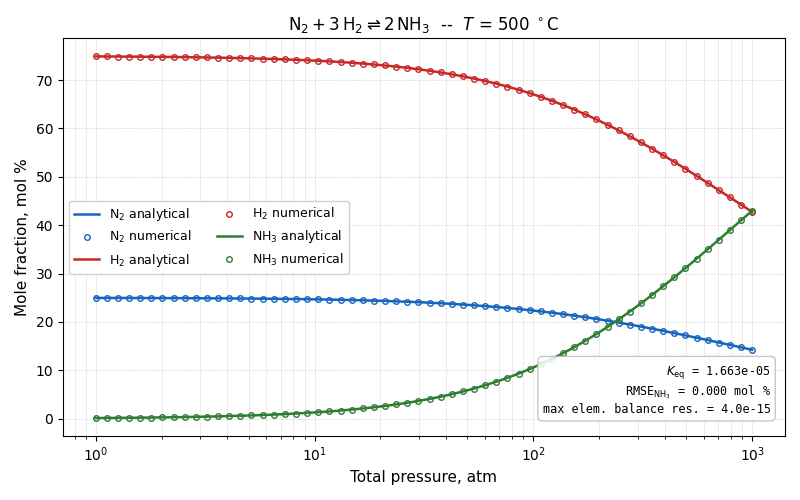

Write Python code to recreate this figure.
"""Ammonia Synthesis Equilibrium: Numerical Solution vs. Analytical Benchmark
==============================================================================

Reaction:   N2 + 3 H2  <=>  2 NH3     (ideal gas, stoichiometric feed)

This script demonstrates ``equilibrium_solver.calculate_equilibrium`` -- a
Gibbs-energy minimiser subject to linear element-balance constraints -- applied
to the ammonia synthesis equilibrium over a pressure range of 1-1000 atm at
T = 500 degC.

Correctness is verified by comparison with the exact closed-form solution
derived from the equilibrium-constant expression (see Analytical Solution
section below).

Thermodynamic data: standard Gibbs energies G(T) at 500 degC,
source: HSC Chemistry 9.0.
"""

import numpy as np
import matplotlib.pyplot as plt

from equilibrium_solver import calculate_equilibrium

# ---------------------------------------------------------------------------
# Physical constants and thermodynamic data
# ---------------------------------------------------------------------------

R = 8.314           # universal gas constant, J mol-1 K-1
T = 500.0 + 273.15  # temperature, K  (500 degC)

# Standard Gibbs energies G(T) at T = 500 degC, J mol-1  (HSC Chemistry 9.0)
G_N2  = -155_919.554
G_H2  = -108_636.545
G_NH3 = -205_546.813

# ---------------------------------------------------------------------------
# System definition
# ---------------------------------------------------------------------------

# Stoichiometric matrix A  (n_elements x n_species)
#   rows:    element N (row 0), element H (row 1)
#   columns: species N2 (col 0), H2 (col 1), NH3 (col 2)
#
#             N2    H2   NH3
A = np.array([[2.0, 0.0, 1.0],   # N atoms per molecule
              [0.0, 2.0, 3.0]])  # H atoms per molecule

phases = [1, 1, 1]   # all species belong to one gas phase (id = 1)

# Feed composition: 1 mol N2 + 3 mol H2  (stoichiometric 1:3 ratio)
n0 = np.array([1.0, 3.0, 0.0])   # initial molar amounts, mol
b  = A @ n0                       # element-balance RHS: [2.0, 6.0] mol

# Pressure sweep: 1-1000 atm, logarithmically spaced
P = np.logspace(0, 3, 60)   # atm

# ---------------------------------------------------------------------------
# Analytical solution
# ---------------------------------------------------------------------------

# Reaction stoichiometric vector nu (products positive, reactants negative):
#   N2  +  3 H2  ->  2 NH3   =>   nu = (-1, -3, +2)
nu    = np.array([-1.0, -3.0, +2.0])
G_vec = np.array([G_N2, G_H2, G_NH3])

delta_G = nu @ G_vec                      # standard Gibbs energy of reaction, J mol-1
K_eq    = np.exp(-delta_G / (R * T))      # thermodynamic equilibrium constant

# For stoichiometric feed (1 mol N2 : 3 mol H2), let xi be the extent of
# reaction (moles of N2 converted).  The exact Kp expression is:
#
#   K_eq = 16 xi^2 (2 - xi)^2 / [27 (1 - xi)^4 P^2]           ... (1)
#
# Substituting the ansatz  xi = 1 - 1/sqrt(1 + beta)  with
# beta = (P/4) sqrt(27 K_eq)  into (1) reduces the RHS to K_eq identically,
# confirming that the following is an exact closed-form solution of (1):
#
#   xi(P) = 1 - 1 / sqrt(1 + (P/4) sqrt(27 K_eq))             ... (exact)

xi = 1.0 - 1.0 / np.sqrt(1.0 + (P / 4.0) * np.sqrt(27.0 * K_eq))

# Equilibrium molar amounts from the extent of reaction, mol
n_analyt = np.array([
    1.0 - xi,          # N2:  n0(N2) - xi
    3.0 * (1.0 - xi),  # H2:  n0(H2) - 3 xi
    2.0 * xi,          # NH3: n0(NH3) + 2 xi
])   # shape (3, n_P)

y_analyt = n_analyt / n_analyt.sum(axis=0) * 100.0   # mole percent

# ---------------------------------------------------------------------------
# Numerical solution via equilibrium_solver
# ---------------------------------------------------------------------------

# calculate_equilibrium minimises the total Gibbs free energy
#   G_tot = sum_i n_i [ G_i/(RT) + ln(n_i / n_phase) + ln P ]
# subject to the linear element-balance constraints  A n = b,  n_i >= 0.
# It returns equilibrium molar amounts in the column order of the matrix A.

gibbs_energies = np.array([G_N2, G_H2, G_NH3])   # J mol-1

n_num = np.empty((3, len(P)))
for j, p in enumerate(P):
    n_eq = calculate_equilibrium(
        S=A.tolist(),
        phases=phases,
        elements=b.tolist(),
        GibbsEnergies=gibbs_energies,
        T=T,
        Pa=float(p),
    )
    n_num[:, j] = n_eq

y_num = n_num / n_num.sum(axis=0) * 100.0   # mole percent

# ---------------------------------------------------------------------------
# Verification
# ---------------------------------------------------------------------------

# Element-balance residual  ||A n - b||_inf / max(b)  at each pressure
elem_residuals = np.max(
    np.abs(A @ n_num - b[:, np.newaxis]) / np.abs(b).max(),
    axis=0,
)

# Deviation of numerical from analytical solution (mole percent)
diff    = y_num - y_analyt
rmse    = np.sqrt(np.mean(diff**2, axis=1))   # per species, mol %
max_dev = np.max(np.abs(diff), axis=1)         # per species, mol %

# ---------------------------------------------------------------------------
# Summary report
# ---------------------------------------------------------------------------

species = ["N2", "H2", "NH3"]

print()
print("=" * 64)
print("  Ammonia Synthesis Equilibrium")
print(f"  T = 500 degC (773.15 K),  P = 1-1000 atm,  feed: 1 N2 + 3 H2")
print("=" * 64)
print(f"  delta_G_rxn = {delta_G / 1e3:+.2f} kJ mol-1     K_eq(T) = {K_eq:.4e}")
print()

for label, j in [("P =    1 atm", 0), ("P = 1000 atm", -1)]:
    print(f"  {label}")
    print(f"  {'Species':<6}  {'Analytical, mol%':>18}  {'Numerical, mol%':>16}  {'|dev|, mol%':>12}")
    print("  " + "-" * 58)
    for i, sp in enumerate(species):
        ya = y_analyt[i, j]
        yn = y_num[i, j]
        print(f"  {sp:<6}  {ya:>18.3f}  {yn:>16.3f}  {abs(yn - ya):>12.4f}")
    print()

print("  Aggregate deviations over full pressure sweep")
print(f"  {'Species':<6}  {'RMSE, mol%':>12}  {'Max |dev|, mol%':>16}")
print("  " + "-" * 38)
for i, sp in enumerate(species):
    print(f"  {sp:<6}  {rmse[i]:>12.5f}  {max_dev[i]:>16.5f}")
print()
print(f"  Max element-balance residual:  {elem_residuals.max():.2e}  (relative)")
print("=" * 64)
print()

# ---------------------------------------------------------------------------
# Figure
# ---------------------------------------------------------------------------

COLORS = {"N2": "#1565C0", "H2": "#C62828", "NH3": "#2E7D32"}
LABELS = {
    "N2":  r"$\mathrm{N_2}$",
    "H2":  r"$\mathrm{H_2}$",
    "NH3": r"$\mathrm{NH_3}$",
}

fig, ax = plt.subplots(figsize=(8, 5))

for i, sp in enumerate(species):
    c = COLORS[sp]
    ax.plot(P, y_analyt[i], "-",  color=c, linewidth=1.8,
            label=f"{LABELS[sp]} analytical")
    ax.plot(P, y_num[i],    "o",  color=c, markersize=4,
            markerfacecolor="none", markeredgewidth=1.0,
            label=f"{LABELS[sp]} numerical")

ax.set_xscale("log")
ax.set_xlabel("Total pressure, atm", fontsize=11)
ax.set_ylabel("Mole fraction, mol %", fontsize=11)
ax.set_title(
    r"$\mathrm{N_2 + 3\,H_2 \rightleftharpoons 2\,NH_3}$"
    f"  --  $T$ = 500 $^\circ$C",
    fontsize=12,
)
ax.grid(True, which="both", linestyle="--", linewidth=0.4, alpha=0.6)
ax.legend(fontsize=9, ncol=2, framealpha=0.9)

annotation = (
    f"$K_{{\\rm eq}}$ = {K_eq:.3e}\n"
    f"RMSE$_{{\\rm NH_3}}$ = {rmse[2]:.3f} mol %\n"
    f"max elem. balance res. = {elem_residuals.max():.1e}"
)
ax.text(
    0.98, 0.05, annotation,
    transform=ax.transAxes, ha="right", va="bottom",
    fontsize=8.5, family="monospace",
    bbox=dict(boxstyle="round,pad=0.4", facecolor="white",
              edgecolor="#BDBDBD", alpha=0.85),
)

fig.tight_layout()
plt.show()
